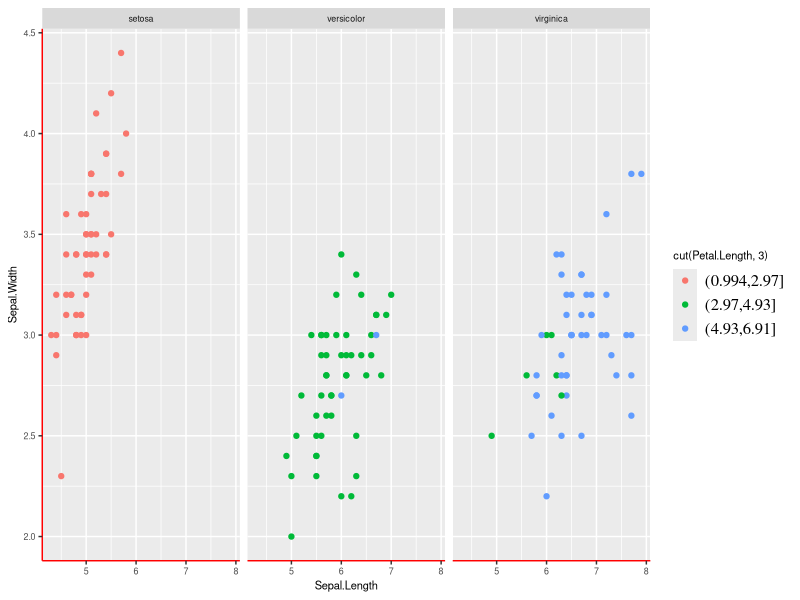

The R source for this figure:
## ---- chunk 1
# Load the CO2 dataset in base R (there is also a co2 dataset, be careful with capitalization)
CO2 <- datasets::CO2
## ---- chunk 2
library(ggplot2)
# Sample data and plot to use to create your theme
p <- ggplot(iris, aes(x = Sepal.Length, y = Sepal.Width, color = cut(Petal.Length, 3))) +
    geom_point() +
    facet_grid( ~ Species)

team_theme <- function() {
    # Make all your edits here for the theme.
    # The code below is an example, change them when creating your theme
    theme(axis.line = element_line(color = "red"),
          text = element_text(size = 8),
          legend.text = element_text(size = 12, family = "serif")) # this is an example
}
p + team_theme()
